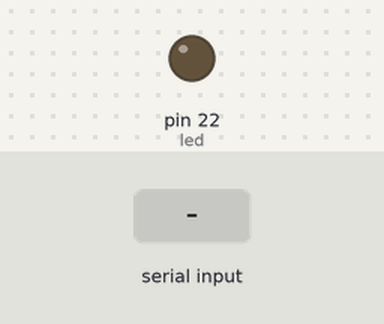
A sketch run on a simulated Arduino Mega 2560, built with avr-gcc and run on an emulated ATmega2560. Shown: output pins drawn as LEDs (lit = HIGH). The inputs (shaded band) are chosen by the test bench.

Above: at 1.2 s.
1.3 s: "1" received over Serial
At 1.7 s:
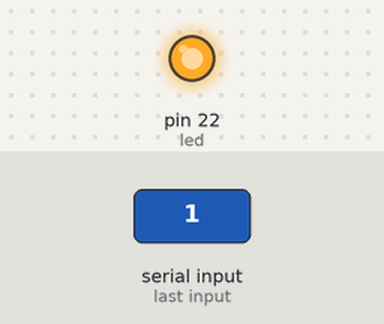
2.8 s: "2" received over Serial
At 4.0 s:
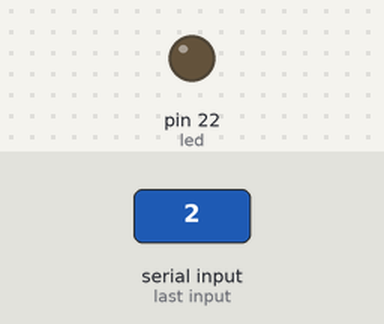
Timing chart, 0 to 5.8 s (numbered marks = the images above; inputs shaded):
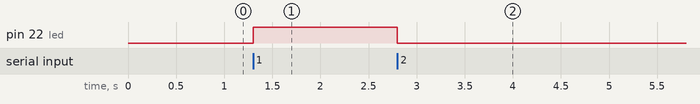

The sketch:

Ejemplo1_clase6.ino
```cpp
int led = 22;
int dato;


void setup()
  {
    pinMode(led,OUTPUT);
    Serial.begin(9600);

  }
void loop()
  {
    if (Serial.available()>0)
    {
      dato=Serial.read();
      if(dato=='1')
         {
           digitalWrite(led,HIGH);
         }
      if(dato=='2')
         {
          digitalWrite(led,LOW);
         }
     }
  }
```

Measured:
- after the input at 1.3 s, pin 22 (led): LOW → HIGH at once
- after the input at 2.8 s, pin 22 (led): HIGH → LOW at once
